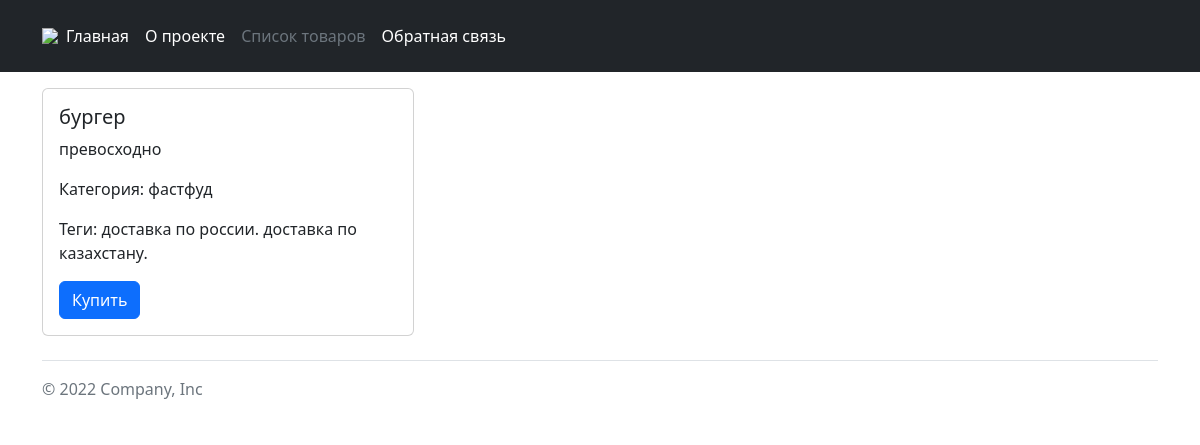
The page /catalog/3/ on the database its author committed.
### catalog/models.py (models this page shows, shortened)
class catalog_item(catalog):
    text = HTMLField(
        validators=[validate_must_be_param('превосходно', 'роскошно')],
        verbose_name="описание",
        help_text="должно содержаться слово превосходно или роскошно"
    )
    objects = ItemManager()
    category = models.ForeignKey(
        catalog_category(),
        on_delete=models.CASCADE,
        verbose_name="категория",
        help_text="выберете категорию"
    )
    tags = models.ManyToManyField(
        catalog_tag(),
        verbose_name="теги"
    )
    is_on_main = models.BooleanField(
        default=False,
        verbose_name="в главном"
    )
    class Meta:
        verbose_name = "товар"
        verbose_name_plural = "товары"

class catalog_tag(catalog_slug):
    class Meta:
        verbose_name = "тег"
        verbose_name_plural = "теги"

### core/models.py (models this page shows, shortened)
class catalog(models.Model):
    is_published = models.BooleanField(
        default=True,
        verbose_name="опубликовано"
    )
    name = models.CharField(
        max_length=150,
        verbose_name="название",
        help_text="максимально 150 символов"
    )
    class Meta:
        abstract = True

class catalog_slug(catalog):
    slug = models.SlugField(
        max_length=200,
        unique=True,
        verbose_name="название для url",
        help_text="максимальная длина - 200 символов, \
            только цифры, буквы латиницы и символы - и _"
    )

### catalog/views.py (the view)
# urls.py: re_path(r'(?P<pk>^[1-9]\d*)/$', views.item_detail, name='item_detail'),
def item_detail(request, pk):
    item = get_object_or_404(Item.objects.catalog(), pk=pk)
    context = {
        'item': item,
    }
    return render(request, 'catalog/item_detail.html', context)

### catalog/models.py (called while the page is built)
    def catalog(self):
        return (
            self.get_queryset()
                .filter(is_published=True)
                .select_related('category')
                .order_by('category__name')
                .prefetch_related(
                    Prefetch('tags', queryset=catalog_tag.objects.all())
                )
        )

### templates/catalog/item_detail.html
{% extends 'base.html' %}
{% load static %}
{% block content %}
    <div class="container">
        {% include "includes/item_card.html" %}
    </div>
{% endblock %}

### templates/includes/item_card.html
{% with request.resolver_match.view_name as view_name %}
<div class="card item col-4 my-3">
    <div class="card-body">
        <h5 class="card-title">{{ item.name }}</h5>
        {% if view_name != 'catalog:item_detail' %}
            <p class="card-text">{{ item.text|truncatewords_html:10 }}</p>
        {% else %}
            <p class="card-text">{{ item.text }}</p>
        {% endif %}
        <p class="card-text">Категория: {{ item.category.name }}</p>
        <p class="card-text">
            Теги:
            {% for tag in item.tags.all %}
                {{ tag.name }}.
            {% endfor %}
        </p>
        <a href="#" class="btn btn-primary">Купить</a>
    </div>
</div>
{% endwith %}

### rows shown on the page
catalog_item: name "бургер", text "превосходно", category.name "фастфуд"
catalog_tag: name "доставка по россии"
catalog_tag: name "доставка по казахстану"
